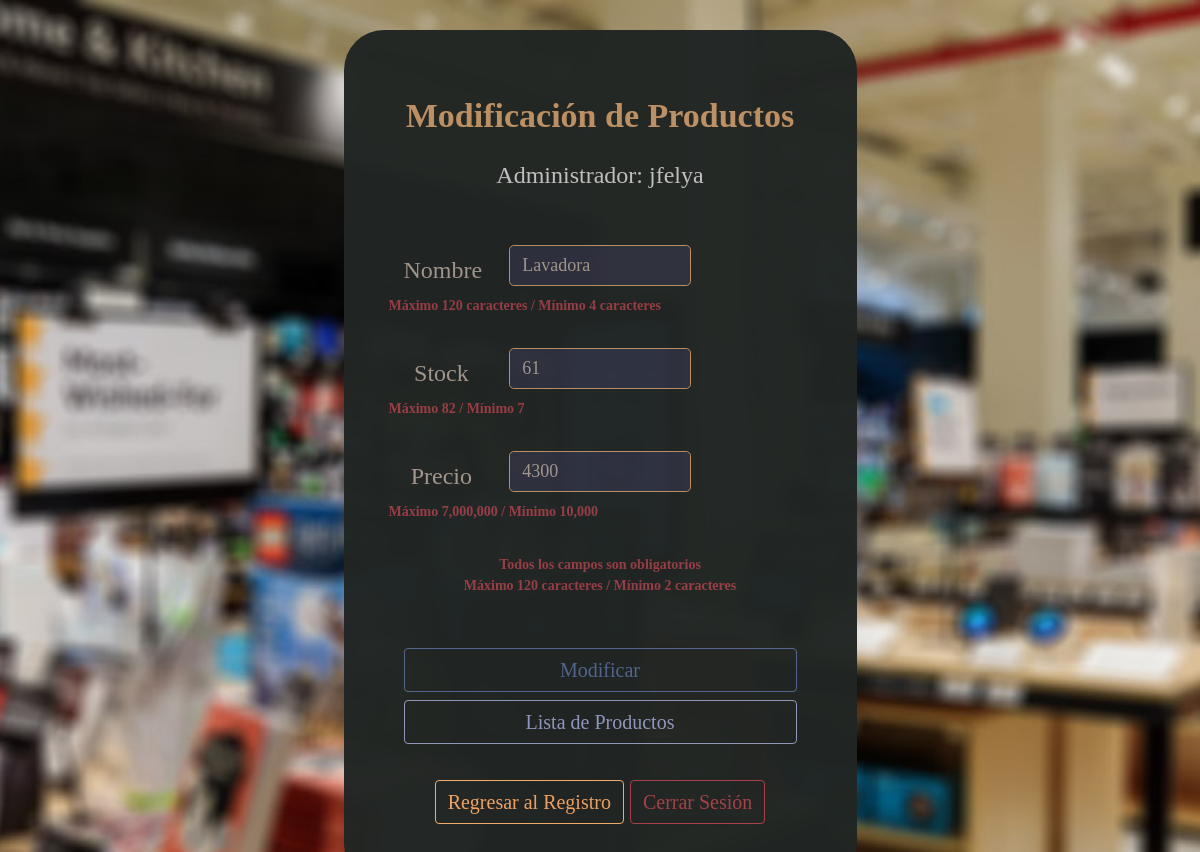
Screenshot of /admin.php?modificar_producto&id_producto=10 (signed in) with the database file from the repository.
### tables this page shows
CREATE TABLE `producto` (
  `id_producto` int(255) NOT NULL,
  `nombre` varchar(120) NOT NULL,
  `stock` int(30) NOT NULL,
  `precio` int(30) NOT NULL
);

### admin.php (the view, shortened to what this page needs)
<!DOCTYPE html>
<html>
<head>
	<link rel="stylesheet" type="text/css" href="css/bootstrapguayuco.css">
	<link rel="stylesheet" type="text/css" href="css/guayucostyles.css">
</head>
<body>
	<center>
			<?php
		if (isset($_REQUEST["modificar_producto"]) and $_REQUEST["id_producto"] !== "")
		{
			$id_producto = $_REQUEST['id_producto'];
			include("conexion.php");
			$query = "SELECT * FROM producto WHERE id_producto = '$id_producto'";
			$resultado = $conexion->query($query);
			$row = $resultado->fetch_assoc();
			?>
			<div class="userbox">
				<p class="title">Modificación de Productos</p>
				<p style="color: silver;">Administrador:
					<span class="usertext">
						<?php
						echo $_SESSION["usuario"];
						?>
					</span>
				</p><br>
				<form name="modificar_producto" action="procesos/producto_proceso.php?id_producto=<?php echo $row['id_producto']; ?>" method="POST" onsubmit="return validacion_modificacion_producto()">
					<div class="form-group row">
						<label class="col-sm-3 col-form-label" for="nombre">
							Nombre
						</label>
						<div class="col-sm-6">
							<input class="form-control" id="nombre" type="text" name="nombre" required autofocus="yes" value="<?php echo $row['nombre']; ?>">
						</div>
						<p class="mini">Máximo 120 caracteres / Mínimo 4 caracteres</p>
					</div>
					<div class="form-group row">
						<label class="col-sm-3 col-form-label" for="stock">
							Stock
						</label>
						<div class="col-sm-6">
							<input class="form-control" id="stock" type="number" name="stock"  min="7" max="82" required value="<?php echo $row['stock']; ?>">
						</div>
						<p class="mini">Máximo 82 / Mínimo 7</p>
					</div>
					<div class="form-group row">
						<label class="col-sm-3 col-form-label" for="precio">
							Precio
						</label>
						<div class="col-sm-6">
							<input class="form-control" id="precio" type="number" name="precio"  step="500" min="10000" max="7000000" required value="<?php echo $row['precio']; ?>">
						</div>
						<p class="mini">Máximo 7,000,000 / Mínimo 10,000</p>
					</div>
					<p class="mini">Todos los campos son obligatorios<br>
					Máximo 120 caracteres / Mínimo 2 caracteres</p><br>
					<input class="btn btn-outline-primary btn-block" type="submit" name="boton_modificar" value="Modificar" .disabled>
					<a class="btn btn-outline-secondary btn-block" role="button" .disabled href="lista_de_productos.php">Lista de Productos</a><br>
					<a class="btn btn-outline-info" role="button" .disabled href="admin.php?registrar_producto">Regresar al Registro</a>
					<a class="btn btn-outline-danger" data-toggle="tooltip" data-placement="top" title="Cerrar la sesión"  href="procesos/cerrar_sesion.php">Cerrar Sesión</a>
				</form>
			</div>
			<?php
		}
			?>
				</center>
			</body>
			</html>

### css/guayucostyles.css (style rules this page uses)
html { scroll-behavior: smooth; }
body { color: #A4978E; font-family: Century Gothic; background: url("../background1.jpg"); background-size: cover; background-position: center; background-repeat: no-repeat; background-attachment: fixed; align-content: center; }
.userbox { color: #A4978E; background-color: #212624; height: auto; opacity: 0.98; }
.usertext { animation-name: usertext_animation; animation-duration: 4s; animation-timing-function: linear; animation-iteration-count: infinite; animation-direction: alternate; }
.mini { color: #A7414A; font-weight: bold; opacity: 0.9; }
.title { font-weight: bold; color: #BE9063; text-align: center; }
@media screen and (min-width: 950px) and (max-width: 1500px) { body { font-size: 24px; margin: 30px; } }
@media screen and (min-width: 950px) and (max-width: 1500px) { .btn { font-size: 20px; } }
@media screen and (min-width: 950px) and (max-width: 1500px) { .userbox { width: 45%; padding: 60px; border-radius: 40px; } }
@media screen and (min-width: 950px) and (max-width: 1500px) { .mini { font-size: 14px; } }
@media screen and (min-width: 950px) and (max-width: 1500px) { .title { font-size: 34px; } }

### rows the page displays
producto: nombre "Lavadora", stock "61", precio "4300"

### other values shown
$_SESSION["usuario"] "jfelya"
